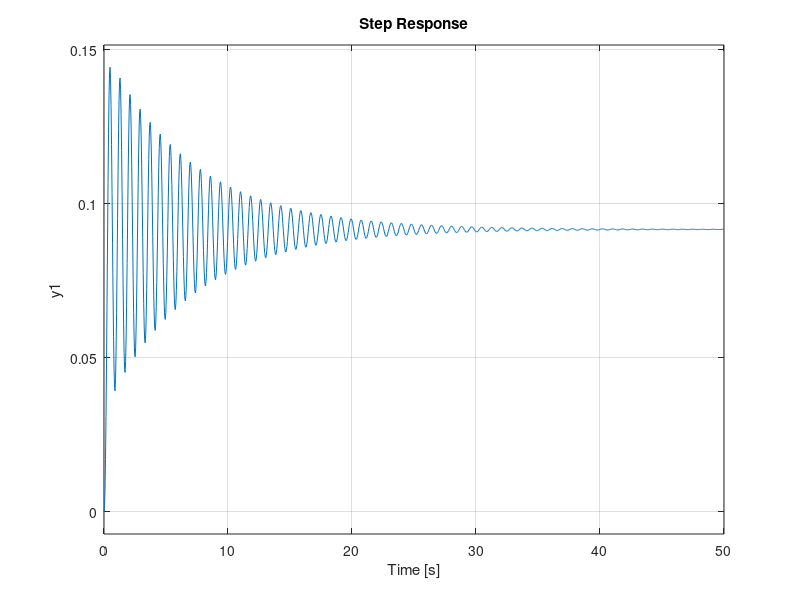

MATLAB code for this plot: (Note: this script raises an error after producing the figure.)
clc 
clear all %Bu ve üstteki clc beraber kullanılıldığında script çalıştırırken önceki değişkenlei workspaceden siler

num = [1.75 31.5]; % Transfer fonksiyonun pay kısmı
den = [1 6 61.75 343.5]; % Transfer fonksiyonun payda  kısmı
Kp = 1.75 % P kontrolcü katsayısı
T = tf(num,den) % Transfer fonksiyonu oluşturan tf fonksiyonu bunda ; yok çünkü terminalde görmek istiyorum transfer fonksiyonunu

zeros = roots(Kp*num) %sistemin sıfırları
polar = roots(den) %sistemin kutupları
step(T) %P KONTROLCÜLÜ TRANSFER FONKSİYONU BASAMAK CEVABI
stepinfo(T) %P KONTROLCÜLÜ TRANSFER FONKSİYONU BASAMAK CEVABI BİLGİLERİ
%pzmap(T,'r') % pzmap kutupların ve sıfırların reel imajiner düzlemde konumlarını gösteren fonksiyon noktalar daha rahat gözüksün diye kırmızı yapmak için 'r' argümanı girildi fonksiyona
grid on % plotlarda grid2i açan komut rahat gözükmesi için açıltı gridl